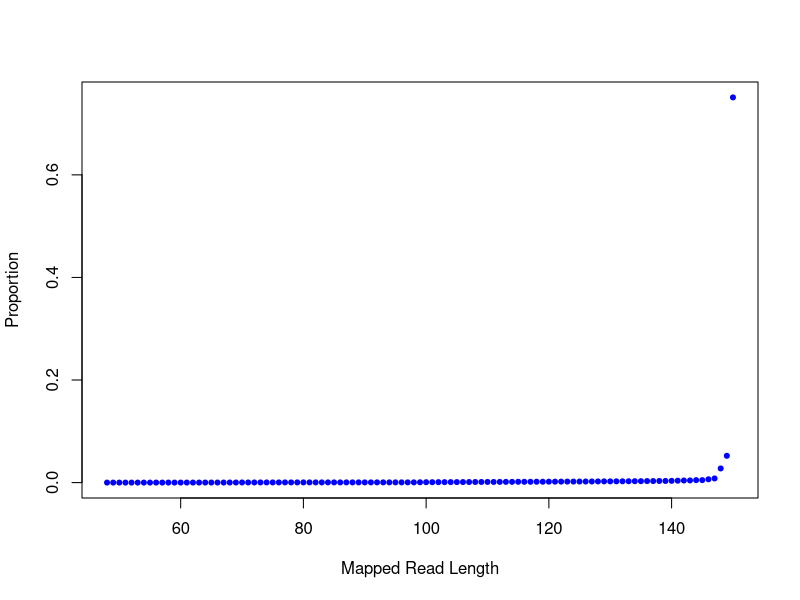

Write the R code that produced this figure.
png("/rds/user/is460/hpc-work/muscle-rnaseq/ezbamqc/output/figs/srpk3_wt_ttnb_wt_6.readlen_profile.png",width=500,height=500,units="px")
readlen_val=c(48,49,50,51,52,53,54,55,56,57,58,59,60,61,62,63,64,65,66,67,68,69,70,71,72,73,74,75,76,77,78,79,80,81,82,83,84,85,86,87,88,89,90,91,92,93,94,95,96,97,98,99,100,101,102,103,104,105,106,107,108,109,110,111,112,113,114,115,116,117,118,119,120,121,122,123,124,125,126,127,128,129,130,131,132,133,134,135,136,137,138,139,140,141,142,143,144,145,146,147,148,149,150)
readlen_count=c(108,215,409,583,824,1175,1329,1739,2039,2313,3083,3016,3490,3560,4171,4585,5088,5421,6975,7432,8922,9873,13301,14065,15335,16832,16206,16576,17844,19385,18233,18860,19039,20078,19281,19843,20360,20706,20892,21351,21182,21761,21675,21732,22564,22212,22849,22472,22456,22808,23305,32648,38692,40975,44748,46695,50034,50923,54611,56659,59808,61716,65041,65966,68449,72064,75422,79193,80365,81914,85710,88267,92147,94062,99048,100372,102609,105598,109654,112890,117373,123423,124352,126840,132348,135970,141665,144058,153016,153652,162813,164905,176436,192178,210087,216911,247239,251274,332975,416708,1426060,2701144,38828692)
plot(readlen_val,(readlen_count/51702060),pch=20,xlab="Mapped Read Length",ylab="Proportion",col="blue")
dev.state=dev.off()
